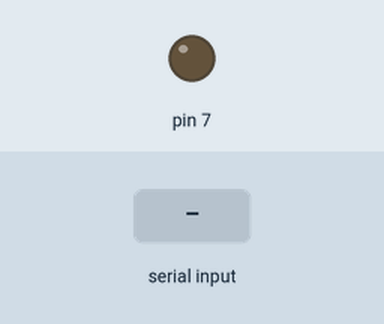
Bench run of a sketch on a simulated Arduino Uno, built with avr-gcc and run on an emulated ATmega328P. On the bench: output pins drawn as LEDs (lit = HIGH). The test bench sets the inputs (shaded band).

Above: at 1.2 s.
1.3 s: "1" received over Serial
At 2.5 s:
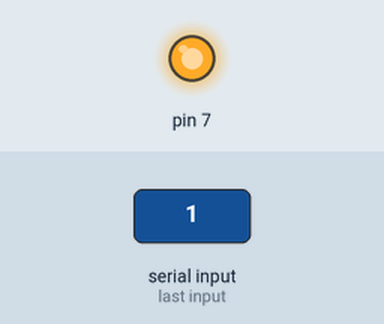
2.8 s: "0" received over Serial
At 3.8 s:
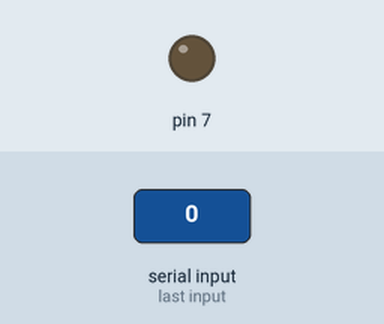
Timing chart, 0 to 5.8 s (numbered marks = the images above; inputs shaded):
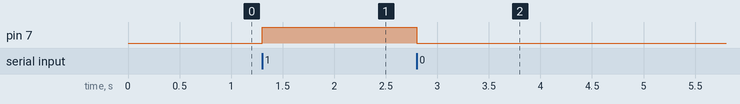

The sketch:

sketch_may31g.ino
```cpp
void setup() {

  pinMode(7, OUTPUT);
  Serial.begin(9600);
}

void loop() {
  if(Serial.available()){
    int receiveData = Serial.read();

    switch(receiveData){
      case '1':
        digitalWrite(7, HIGH);
        break;
      case '0':
        digitalWrite(7, LOW);
        break;
      default:
        break;
    }
  }
}
```

Measured:
- after the input at 1.3 s, pin 7: LOW → HIGH at once
- after the input at 2.8 s, pin 7: HIGH → LOW at once
